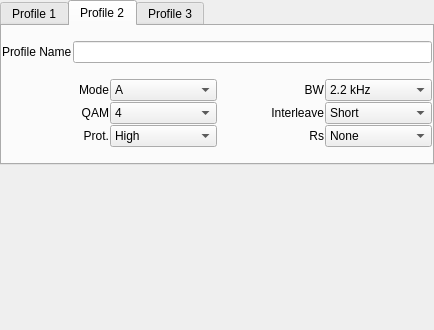
<?xml version="1.0" encoding="UTF-8"?>
<ui version="4.0">
 <class>drmProfileConfig</class>
 <widget class="QWidget" name="drmProfileConfig">
  <property name="geometry">
   <rect>
    <x>0</x>
    <y>0</y>
    <width>434</width>
    <height>330</height>
   </rect>
  </property>
  <property name="windowTitle">
   <string>Form</string>
  </property>
  <layout class="QVBoxLayout" name="verticalLayout_2">
   <property name="spacing">
    <number>1</number>
   </property>
   <property name="leftMargin">
    <number>0</number>
   </property>
   <property name="topMargin">
    <number>0</number>
   </property>
   <property name="rightMargin">
    <number>0</number>
   </property>
   <property name="bottomMargin">
    <number>0</number>
   </property>
   <item>
    <widget class="QTabWidget" name="tabWidget">
     <property name="currentIndex">
      <number>1</number>
     </property>
     <widget class="QWidget" name="Profile1">
      <attribute name="title">
       <string>Profile 1</string>
      </attribute>
      <layout class="QVBoxLayout" name="verticalLayout_4">
       <property name="spacing">
        <number>1</number>
       </property>
       <property name="leftMargin">
        <number>0</number>
       </property>
       <property name="topMargin">
        <number>0</number>
       </property>
       <property name="rightMargin">
        <number>0</number>
       </property>
       <property name="bottomMargin">
        <number>0</number>
       </property>
       <item>
        <layout class="QHBoxLayout" name="horizontalLayout">
         <item>
          <widget class="QLabel" name="label">
           <property name="text">
            <string>Profile Name</string>
           </property>
          </widget>
         </item>
         <item>
          <widget class="QLineEdit" name="namePF1LineEdit"/>
         </item>
        </layout>
       </item>
       <item>
        <layout class="QGridLayout" name="gridLayout">
         <property name="horizontalSpacing">
          <number>6</number>
         </property>
         <property name="verticalSpacing">
          <number>1</number>
         </property>
         <item row="0" column="0">
          <widget class="QLabel" name="drmModeLabel">
           <property name="minimumSize">
            <size>
             <width>30</width>
             <height>0</height>
            </size>
           </property>
           <property name="text">
            <string>Mode</string>
           </property>
           <property name="alignment">
            <set>Qt::AlignRight|Qt::AlignTrailing|Qt::AlignVCenter</set>
           </property>
           <property name="wordWrap">
            <bool>false</bool>
           </property>
          </widget>
         </item>
         <item row="0" column="1">
          <widget class="QComboBox" name="drmPF1ModeComboBox">
           <item>
            <property name="text">
             <string>A</string>
            </property>
           </item>
           <item>
            <property name="text">
             <string>B</string>
            </property>
           </item>
           <item>
            <property name="text">
             <string>E</string>
            </property>
           </item>
          </widget>
         </item>
         <item row="0" column="2">
          <widget class="QLabel" name="drmBandwidthLabel">
           <property name="minimumSize">
            <size>
             <width>30</width>
             <height>0</height>
            </size>
           </property>
           <property name="text">
            <string>BW</string>
           </property>
           <property name="alignment">
            <set>Qt::AlignRight|Qt::AlignTrailing|Qt::AlignVCenter</set>
           </property>
           <property name="wordWrap">
            <bool>false</bool>
           </property>
          </widget>
         </item>
         <item row="0" column="3">
          <widget class="QComboBox" name="drmPF1BandwidthComboBox">
            <item>
            <property name="text">
             <string>2.2 kHz</string>
            </property>
           </item>
           <item>
            <property name="text">
             <string>2.5 kHz</string>
            </property>
           </item>
          </widget>
         </item>
         <item row="1" column="0">
          <widget class="QLabel" name="drmQAMLabel">
           <property name="minimumSize">
            <size>
             <width>30</width>
             <height>0</height>
            </size>
           </property>
           <property name="text">
            <string>QAM</string>
           </property>
           <property name="alignment">
            <set>Qt::AlignRight|Qt::AlignTrailing|Qt::AlignVCenter</set>
           </property>
           <property name="wordWrap">
            <bool>false</bool>
           </property>
          </widget>
         </item>
         <item row="1" column="1">
          <widget class="QComboBox" name="drmPF1QAMComboBox">
           <item>
            <property name="text">
             <string>4</string>
            </property>
           </item>
           <item>
            <property name="text">
             <string>16</string>
            </property>
           </item>
           <item>
            <property name="text">
             <string>64</string>
            </property>
           </item>
          </widget>
         </item>
         <item row="1" column="2">
          <widget class="QLabel" name="drmInterleavelabel">
           <property name="minimumSize">
            <size>
             <width>30</width>
             <height>0</height>
            </size>
           </property>
           <property name="text">
            <string>Interleave</string>
           </property>
           <property name="alignment">
            <set>Qt::AlignRight|Qt::AlignTrailing|Qt::AlignVCenter</set>
           </property>
           <property name="wordWrap">
            <bool>false</bool>
           </property>
          </widget>
         </item>
         <item row="1" column="3">
          <widget class="QComboBox" name="drmPF1InterleaveComboBox">
           <item>
            <property name="text">
             <string>Short</string>
            </property>
           </item>
           <item>
            <property name="text">
             <string>Long</string>
            </property>
           </item>
          </widget>
         </item>
         <item row="2" column="0">
          <widget class="QLabel" name="drmProtectionLabel">
           <property name="minimumSize">
            <size>
             <width>30</width>
             <height>0</height>
            </size>
           </property>
           <property name="text">
            <string>Prot.</string>
           </property>
           <property name="alignment">
            <set>Qt::AlignRight|Qt::AlignTrailing|Qt::AlignVCenter</set>
           </property>
           <property name="wordWrap">
            <bool>false</bool>
           </property>
          </widget>
         </item>
         <item row="2" column="1">
          <widget class="QComboBox" name="drmPF1ProtectionComboBox">
           <item>
            <property name="text">
             <string>High</string>
            </property>
           </item>
           <item>
            <property name="text">
             <string>Low</string>
            </property>
           </item>
          </widget>
         </item>
         <item row="2" column="2">
          <widget class="QLabel" name="drmReadSolomonLabel">
           <property name="minimumSize">
            <size>
             <width>30</width>
             <height>0</height>
            </size>
           </property>
           <property name="text">
            <string>Rs</string>
           </property>
           <property name="alignment">
            <set>Qt::AlignRight|Qt::AlignTrailing|Qt::AlignVCenter</set>
           </property>
           <property name="wordWrap">
            <bool>false</bool>
           </property>
          </widget>
         </item>
         <item row="2" column="3">
          <widget class="QComboBox" name="drmPF1ReedSolomonComboBox">
           <item>
            <property name="text">
             <string>None</string>
            </property>
           </item>
           <item>
            <property name="text">
             <string>RS1</string>
            </property>
           </item>
           <item>
            <property name="text">
             <string>RS2</string>
            </property>
           </item>
           <item>
            <property name="text">
             <string>RS3</string>
            </property>
           </item>
           <item>
            <property name="text">
             <string>RS4</string>
            </property>
           </item>
          </widget>
         </item>
        </layout>
       </item>
      </layout>
     </widget>
     <widget class="QWidget" name="Profile2">
      <attribute name="title">
       <string>Profile 2</string>
      </attribute>
      <layout class="QVBoxLayout" name="verticalLayout_3">
       <property name="spacing">
        <number>1</number>
       </property>
       <property name="leftMargin">
        <number>0</number>
       </property>
       <property name="topMargin">
        <number>0</number>
       </property>
       <property name="rightMargin">
        <number>0</number>
       </property>
       <property name="bottomMargin">
        <number>0</number>
       </property>
       <item>
        <layout class="QHBoxLayout" name="horizontalLayout_2">
         <item>
          <widget class="QLabel" name="label_2">
           <property name="text">
            <string>Profile Name</string>
           </property>
          </widget>
         </item>
         <item>
          <widget class="QLineEdit" name="namePF2LineEdit"/>
         </item>
        </layout>
       </item>
       <item>
        <layout class="QGridLayout" name="gridLayout_2">
         <property name="verticalSpacing">
          <number>1</number>
         </property>
         <item row="0" column="0">
          <widget class="QLabel" name="drmModeLabel_2">
           <property name="minimumSize">
            <size>
             <width>30</width>
             <height>0</height>
            </size>
           </property>
           <property name="text">
            <string>Mode</string>
           </property>
           <property name="alignment">
            <set>Qt::AlignRight|Qt::AlignTrailing|Qt::AlignVCenter</set>
           </property>
           <property name="wordWrap">
            <bool>false</bool>
           </property>
          </widget>
         </item>
         <item row="0" column="1">
          <widget class="QComboBox" name="drmPF2ModeComboBox">
           <item>
            <property name="text">
             <string>A</string>
            </property>
           </item>
           <item>
            <property name="text">
             <string>B</string>
            </property>
           </item>
           <item>
            <property name="text">
             <string>E</string>
            </property>
           </item>
          </widget>
         </item>
         <item row="0" column="2">
          <widget class="QLabel" name="drmBandwidthLabel_2">
           <property name="minimumSize">
            <size>
             <width>30</width>
             <height>0</height>
            </size>
           </property>
           <property name="text">
            <string>BW</string>
           </property>
           <property name="alignment">
            <set>Qt::AlignRight|Qt::AlignTrailing|Qt::AlignVCenter</set>
           </property>
           <property name="wordWrap">
            <bool>false</bool>
           </property>
          </widget>
         </item>
         <item row="0" column="3">
          <widget class="QComboBox" name="drmPF2BandwidthComboBox">
            <item>
            <property name="text">
             <string>2.2 kHz</string>
            </property>
           </item>
           <item>
            <property name="text">
             <string>2.5 kHz</string>
            </property>
           </item>
          </widget>
         </item>
         <item row="1" column="0">
          <widget class="QLabel" name="drmQAMLabel_2">
           <property name="minimumSize">
            <size>
             <width>30</width>
             <height>0</height>
            </size>
           </property>
           <property name="text">
            <string>QAM</string>
           </property>
           <property name="alignment">
            <set>Qt::AlignRight|Qt::AlignTrailing|Qt::AlignVCenter</set>
           </property>
           <property name="wordWrap">
            <bool>false</bool>
           </property>
          </widget>
         </item>
         <item row="1" column="1">
          <widget class="QComboBox" name="drmPF2QAMComboBox">
           <item>
            <property name="text">
             <string>4</string>
            </property>
           </item>
           <item>
            <property name="text">
             <string>16</string>
            </property>
           </item>
           <item>
            <property name="text">
             <string>64</string>
            </property>
           </item>
          </widget>
         </item>
         <item row="1" column="2">
          <widget class="QLabel" name="drmInterleavelabel_2">
           <property name="minimumSize">
            <size>
             <width>30</width>
             <height>0</height>
            </size>
           </property>
           <property name="text">
            <string>Interleave</string>
           </property>
           <property name="alignment">
            <set>Qt::AlignRight|Qt::AlignTrailing|Qt::AlignVCenter</set>
           </property>
           <property name="wordWrap">
            <bool>false</bool>
           </property>
          </widget>
         </item>
         <item row="1" column="3">
          <widget class="QComboBox" name="drmPF2InterleaveComboBox">
           <item>
            <property name="text">
             <string>Short</string>
            </property>
           </item>
           <item>
            <property name="text">
             <string>Long</string>
            </property>
           </item>
          </widget>
         </item>
         <item row="2" column="0">
          <widget class="QLabel" name="drmProtectionLabel_2">
           <property name="minimumSize">
            <size>
             <width>30</width>
             <height>0</height>
            </size>
           </property>
           <property name="text">
            <string>Prot.</string>
           </property>
           <property name="alignment">
            <set>Qt::AlignRight|Qt::AlignTrailing|Qt::AlignVCenter</set>
           </property>
           <property name="wordWrap">
            <bool>false</bool>
           </property>
          </widget>
         </item>
         <item row="2" column="1">
          <widget class="QComboBox" name="drmPF2ProtectionComboBox">
           <item>
            <property name="text">
             <string>High</string>
            </property>
           </item>
           <item>
            <property name="text">
             <string>Low</string>
            </property>
           </item>
          </widget>
         </item>
         <item row="2" column="2">
          <widget class="QLabel" name="drmReadSolomonLabel_2">
           <property name="minimumSize">
            <size>
             <width>30</width>
             <height>0</height>
            </size>
           </property>
           <property name="text">
            <string>Rs</string>
           </property>
           <property name="alignment">
            <set>Qt::AlignRight|Qt::AlignTrailing|Qt::AlignVCenter</set>
           </property>
           <property name="wordWrap">
            <bool>false</bool>
           </property>
          </widget>
         </item>
         <item row="2" column="3">
          <widget class="QComboBox" name="drmPF2ReedSolomonComboBox">
           <item>
            <property name="text">
             <string>None</string>
            </property>
           </item>
           <item>
            <property name="text">
             <string>RS1</string>
            </property>
           </item>
           <item>
            <property name="text">
             <string>RS2</string>
            </property>
           </item>
           <item>
            <property name="text">
             <string>RS3</string>
            </property>
           </item>
           <item>
            <property name="text">
             <string>RS4</string>
            </property>
           </item>
          </widget>
         </item>
        </layout>
       </item>
      </layout>
     </widget>
     <widget class="QWidget" name="Profile3">
      <attribute name="title">
       <string>Profile 3</string>
      </attribute>
      <layout class="QVBoxLayout" name="verticalLayout">
       <property name="spacing">
        <number>1</number>
       </property>
       <property name="leftMargin">
        <number>0</number>
       </property>
       <property name="topMargin">
        <number>0</number>
       </property>
       <property name="rightMargin">
        <number>0</number>
       </property>
       <property name="bottomMargin">
        <number>0</number>
       </property>
       <item>
        <layout class="QHBoxLayout" name="horizontalLayout_3">
         <item>
          <widget class="QLabel" name="label_3">
           <property name="text">
            <string>Profile Name</string>
           </property>
          </widget>
         </item>
         <item>
          <widget class="QLineEdit" name="namePF3LineEdit"/>
         </item>
        </layout>
       </item>
       <item>
        <layout class="QGridLayout" name="gridLayout_3">
         <property name="verticalSpacing">
          <number>1</number>
         </property>
         <item row="0" column="0">
          <widget class="QLabel" name="drmModeLabel_3">
           <property name="minimumSize">
            <size>
             <width>30</width>
             <height>0</height>
            </size>
           </property>
           <property name="text">
            <string>Mode</string>
           </property>
           <property name="alignment">
            <set>Qt::AlignRight|Qt::AlignTrailing|Qt::AlignVCenter</set>
           </property>
           <property name="wordWrap">
            <bool>false</bool>
           </property>
          </widget>
         </item>
         <item row="0" column="1">
          <widget class="QComboBox" name="drmPF3ModeComboBox">
           <item>
            <property name="text">
             <string>A</string>
            </property>
           </item>
           <item>
            <property name="text">
             <string>B</string>
            </property>
           </item>
           <item>
            <property name="text">
             <string>E</string>
            </property>
           </item>
          </widget>
         </item>
         <item row="0" column="2">
          <widget class="QLabel" name="drmBandwidthLabel_3">
           <property name="minimumSize">
            <size>
             <width>30</width>
             <height>0</height>
            </size>
           </property>
           <property name="text">
            <string>BW</string>
           </property>
           <property name="alignment">
            <set>Qt::AlignRight|Qt::AlignTrailing|Qt::AlignVCenter</set>
           </property>
           <property name="wordWrap">
            <bool>false</bool>
           </property>
          </widget>
         </item>
         <item row="0" column="3">
          <widget class="QComboBox" name="drmPF3BandwidthComboBox">
            <item>
            <property name="text">
             <string>2.2 kHz</string>
            </property>
           </item>
           <item>
            <property name="text">
             <string>2.5 kHz</string>
            </property>
           </item>
          </widget>
         </item>
         <item row="1" column="0">
          <widget class="QLabel" name="drmQAMLabel_3">
           <property name="minimumSize">
            <size>
             <width>30</width>
             <height>0</height>
            </size>
           </property>
           <property name="text">
            <string>QAM</string>
           </property>
           <property name="alignment">
            <set>Qt::AlignRight|Qt::AlignTrailing|Qt::AlignVCenter</set>
           </property>
           <property name="wordWrap">
            <bool>false</bool>
           </property>
          </widget>
         </item>
         <item row="1" column="1">
          <widget class="QComboBox" name="drmPF3QAMComboBox">
           <item>
            <property name="text">
             <string>4</string>
            </property>
           </item>
           <item>
            <property name="text">
             <string>16</string>
            </property>
           </item>
           <item>
            <property name="text">
             <string>64</string>
            </property>
           </item>
          </widget>
         </item>
         <item row="1" column="2">
          <widget class="QLabel" name="drmInterleavelabel_3">
           <property name="minimumSize">
            <size>
             <width>30</width>
             <height>0</height>
            </size>
           </property>
           <property name="text">
            <string>Interleave</string>
           </property>
           <property name="alignment">
            <set>Qt::AlignRight|Qt::AlignTrailing|Qt::AlignVCenter</set>
           </property>
           <property name="wordWrap">
            <bool>false</bool>
           </property>
          </widget>
         </item>
         <item row="1" column="3">
          <widget class="QComboBox" name="drmPF3InterleaveComboBox">
           <item>
            <property name="text">
             <string>Short</string>
            </property>
           </item>
           <item>
            <property name="text">
             <string>Long</string>
            </property>
           </item>
          </widget>
         </item>
         <item row="2" column="0">
          <widget class="QLabel" name="drmProtectionLabel_3">
           <property name="minimumSize">
            <size>
             <width>30</width>
             <height>0</height>
            </size>
           </property>
           <property name="text">
            <string>Prot.</string>
           </property>
           <property name="alignment">
            <set>Qt::AlignRight|Qt::AlignTrailing|Qt::AlignVCenter</set>
           </property>
           <property name="wordWrap">
            <bool>false</bool>
           </property>
          </widget>
         </item>
         <item row="2" column="1">
          <widget class="QComboBox" name="drmPF3ProtectionComboBox">
           <item>
            <property name="text">
             <string>High</string>
            </property>
           </item>
           <item>
            <property name="text">
             <string>Low</string>
            </property>
           </item>
          </widget>
         </item>
         <item row="2" column="2">
          <widget class="QLabel" name="drmReadSolomonLabel_3">
           <property name="minimumSize">
            <size>
             <width>30</width>
             <height>0</height>
            </size>
           </property>
           <property name="text">
            <string>Rs</string>
           </property>
           <property name="alignment">
            <set>Qt::AlignRight|Qt::AlignTrailing|Qt::AlignVCenter</set>
           </property>
           <property name="wordWrap">
            <bool>false</bool>
           </property>
          </widget>
         </item>
         <item row="2" column="3">
          <widget class="QComboBox" name="drmPF3ReedSolomonComboBox">
           <item>
            <property name="text">
             <string>None</string>
            </property>
           </item>
           <item>
            <property name="text">
             <string>RS1</string>
            </property>
           </item>
           <item>
            <property name="text">
             <string>RS2</string>
            </property>
           </item>
           <item>
            <property name="text">
             <string>RS3</string>
            </property>
           </item>
           <item>
            <property name="text">
             <string>RS4</string>
            </property>
           </item>
          </widget>
         </item>
        </layout>
       </item>
      </layout>
     </widget>
    </widget>
   </item>
   <item>
    <spacer name="verticalSpacer">
     <property name="orientation">
      <enum>Qt::Vertical</enum>
     </property>
     <property name="sizeHint" stdset="0">
      <size>
       <width>20</width>
       <height>121</height>
      </size>
     </property>
    </spacer>
   </item>
  </layout>
 </widget>
 <resources/>
 <connections/>
</ui>
